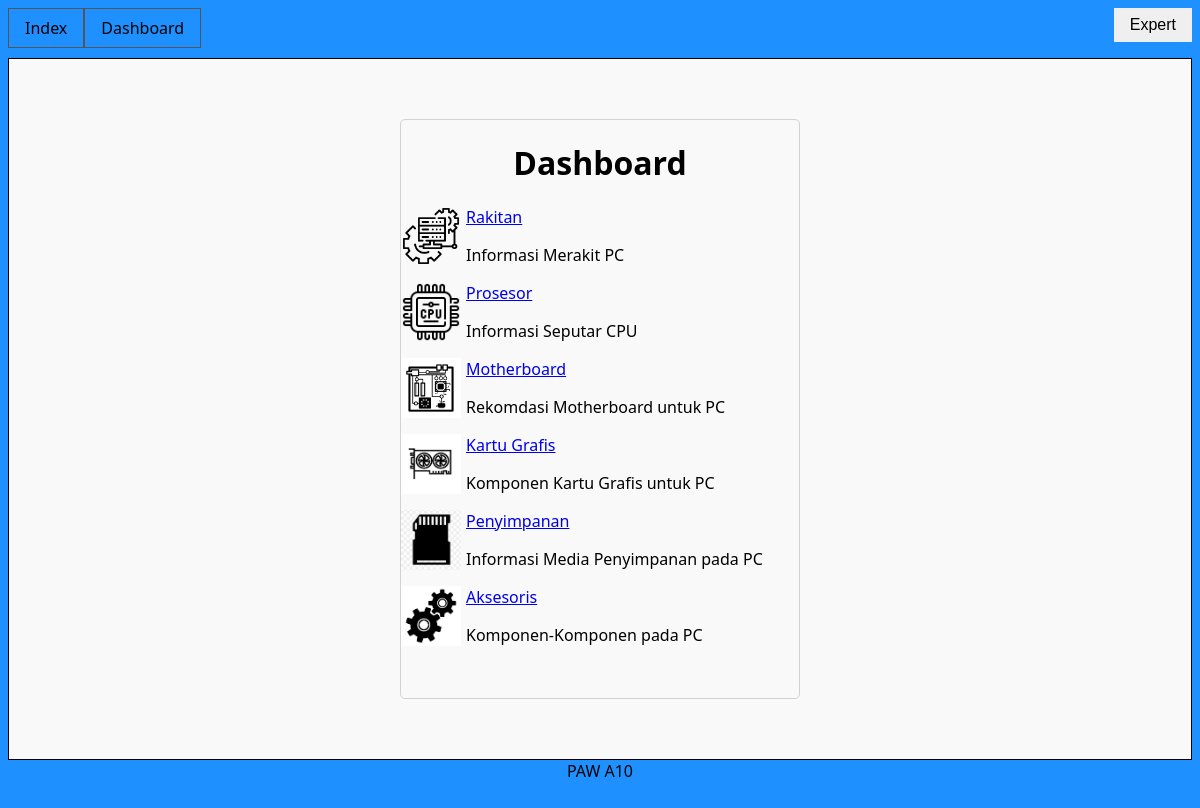
Page /beranda.php (signed in) on the committed database.
### tables this page shows
CREATE TABLE `topic` (
  `topic_id` int(11) NOT NULL,
  `title` varchar(255) NOT NULL,
  `description` varchar(255) NOT NULL
);

### beranda.php (called while the page is built, shortened)
<?php
include "include/koneksi.inc";
include "view/dashboard.inc";

### view/dashboard.inc (the view)
<!DOCTYPE html>
<html lang="en">
<?php include "head.inc" ?>
<body>
	<?php include "navbar.inc"; ?>
	<div class="content">
    <div class="regisbox">
		<h1 class="center-text">Dashboard</h1>
		<?php
		$statement = $dbc->query("SELECT * from topic");
		foreach ($statement as $data) :
		?>
			<div class="topik-item">
				<img src="image/topik/<?= $data ['topic_id']?>.png">
				<div><a href="topik.php?topik=<?= $data['topic_id'] ?>">
					<?= $data['title'] ?></a>
					<p> <?= $data ['description'] ?></p>
				</div>
			</div>
		<?php
		endforeach
		?>
	</div>
	</div>
	<?php include "footer.inc"; ?>
</body>
</html>

### style.css (style rules this page uses)
* { box-sizing: border-box; }
html, body { height: 100%; font-family: 'Segoe UI', Tahoma, Geneva, Verdana, sans-serif; background-color: #1E90FF; }
.content { min-height: 80%; border: 1px solid; margin: auto; padding: 0 16px; background-color: #f9f9f9; }
.center-text { margin-left: auto; margin-right: auto; width: fit-content; }
.regisbox { width: 400px; height: 580px; border: 1px solid #d2d2d2; border-radius: 5px; margin: 60px auto; }
.regisbox h1 { color: black; text-align: center; }
.topik-item { flex-direction: row; display: flex; }
.topik-item img { height: 60px; margin-right: 5px; }

### rows in the picture
topic: shows a picture, title "Rakitan", description "Informasi Merakit PC"
topic: shows a picture, title "Prosesor", description "Informasi Seputar CPU"
topic: shows a picture, title "Motherboard", description "Rekomdasi Motherboard untuk PC"
topic: shows a picture, title "Kartu Grafis", description "Komponen Kartu Grafis untuk PC"
topic: shows a picture, title "Penyimpanan", description "Informasi Media Penyimpanan pada PC"
topic: shows a picture, title "Aksesoris", description "Komponen-Komponen pada PC"

### other values in the picture
$_SESSION['name'] "Expert"
